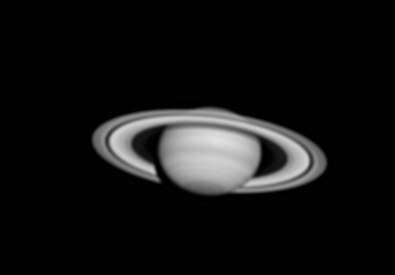
%> input picture saturn.jpg, 395 x 275 px
$ octave ca4.m   (GNU Octave 9; MATLAB toolbox functions it lacks are replaced by stand-ins)
%> lines starting %> are read from the running program, lines starting %| are printed output that depends on the picture
### inverse_filtering.m
function x = inverse_filtering(y1,psf)
    Y1=fft2(y1);%<aply fft2 to image y1>;
    [M,N]=size(y1);
% for kernel, you can specify the size of FT by
% using FFT2(X,MROWS,NCOLS)
    H=fft2(psf,M,N);%<apply fft2 with size M-by-N to the blurring kernel psf>;
    % inver filtering in the frequency domain
    Z1=Y1./H;
    z1=abs(ifft2(Z1));
    x = z1;
 end

### ca4.m
%%%%%%%%%%%%%%%%%%%%%%%%%%%%%%%%%%%%%%%%%%%%%%%%%%%%%%%%%%%%%%%%%%%%%%%
% ICSI471/571 Introduction to Computer Vision Spring 2024
% Copyright: Xin Li@2024
% Computer Assignment 4: Image Deblurring and Segmentation
% Due Date: Mar. 21, 2024
%%%%%%%%%%%%%%%%%%%%%%%%%%%%%%%%%%%%%%%%%%%%%%%%%%%%%%%%%%%%%%%%%%%%%%%

% General instructions:
% 1. Wherever you see a pair of <...>, you need to replace <>
% by the MATLAB code you come up with
% 2. Wherever you see a pair of [...], you need to write a new MATLAB
% function with the specified syntax
% 3. Wherever you see a pair of {...}, you need to write your answers as
% MATLAB annotations, i.e., starting with %

% The objective of this assignment is to learn the application of
% FT/PDE into image deblurring/segmentation especially the restoration of astronomical
% images and photographic images
% MATLAB functions: fitsread, deconvwnr/deconvlucy, psf2otf/otf2psf

% Part I: Image deblurring experiments
% 1. Simulated Experiment of Image Blurring (3 points)
x1=double(imread('saturn.jpg'));
%> x1: size 275x395 double; min 0, max 225, mean 18.9; mean of the top-left, top-right, bottom-left and bottom-right quarters 11.8, 11.1, 17.8, 34.7
% crop out the saturn region
x1=x1(101:200,51:350);
%> x1: size 100x300 double
[M,N]=size(x1);
%> M = 100; N = 300
% specify a uniform 9-by-9 blurring kernel
psf = fspecial('gaussian',9,2);
% optical transfer function (otf) is the FT of point-spread function (psf)
otf  = psf2otf(psf,[31 31]); % PSF --> OTF
subplot(1,2,1); surf(psf); title('PSF');
axis square; axis tight
% otf of a uniform blur is a 2D sinc function
subplot(1,2,2); surf(fftshift(abs(otf))); title('corresponding |OTF|');
axis square; axis tight
%> after `axis tight`:
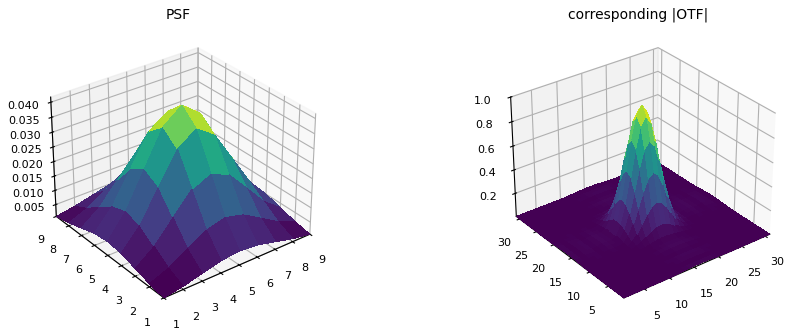
%> figure redrawn from the program's plot data, 2 panels

% 2. artificially generate the blurred image
y1=imfilter(x1,psf,'symmetric');
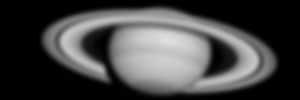
%> y1: size 100x300 double; min 0, max 222.5, mean 68.3
% visually inspect the blurred image
imshow(y1,[]);
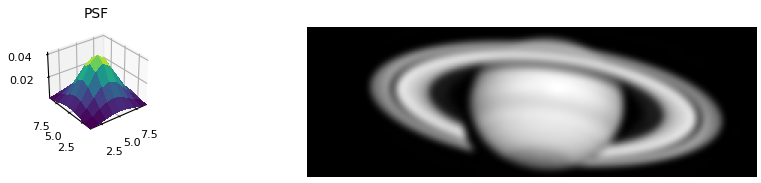
%> figure redrawn from the program's plot data, 2 panels
% now let us see how inverse filtering method works
Y1=fft2(y1);%<apply fft2 to image y1>;
% for kernel, you can specify the size of FT by
% using FFT2(X,MROWS,NCOLS)
H=fft2(psf,M,N);%<apply fft2 with size M-by-N to the blurring kernel psf>;
% inver filtering in the frequency domain
Z1=Y1./H;
z1=abs(ifft2(Z1));
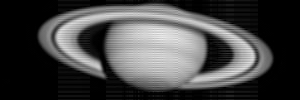
%> z1: size 100x300 double; min 5.67e-13, max 241, mean 69.7
% verify it does look like x1 - the original image
subplot(1,2,1);imshow(x1,[]);
subplot(1,2,2);imshow(z1,[]);
% Now we will repeat the above experiment for a noisy blurred image
% Note that the amount of noise is very small
sigma=1;
y2=imfilter(x1,psf,'symmetric')+randn(size(x1))*sigma;
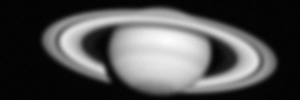
%> y2: size 100x300 double; min -3.76, max 224.8, mean 68.3; drawn with min black and max white
% Visually no difference between y1 and y2
imshow([y1 y2],[]);
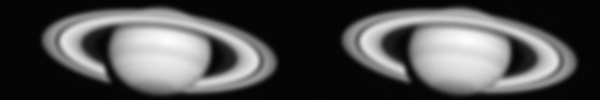
%> displayed picture: size 100x600, on the screen's scale of 0 to 255; min 0, max 255, mean 80.4

%[Write a new MATLAB function inverse_filtering.m to implement the
%procedures of Lines 42-48.]
z2=inverse_filtering(y2,psf);
%> in inverse_filtering, `z1=abs(ifft2(Z1));`:
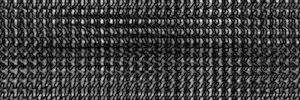
%> z1: size 100x300 double; min 9.2, max 258868.6, mean 61864.6; drawn with min black and max white
subplot(1,2,1);imshow(z1,[]);
subplot(1,2,2);imshow(z2,[]);
%{Explain why image information in z2 is totially destroyed.}

% 3. Deblur real-world image with optical blur (2 points)
% use >help fitsread to learn how to handle .FITS image
%> (the run ends here)
